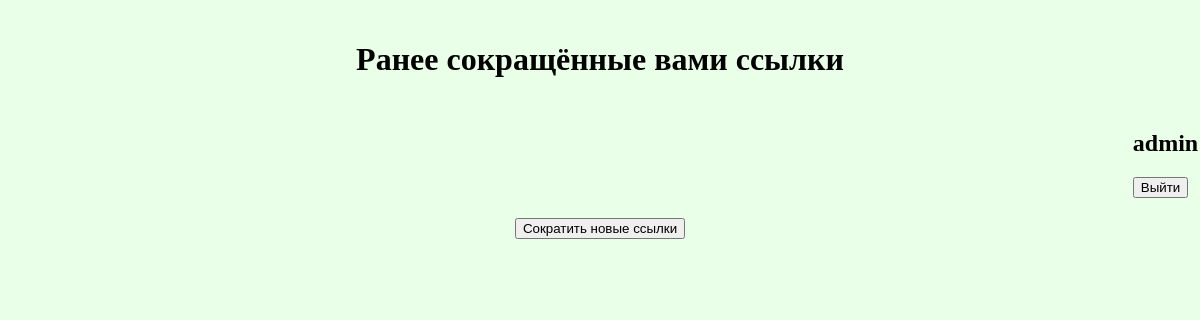
The app's page /my_urls (signed in), older data.
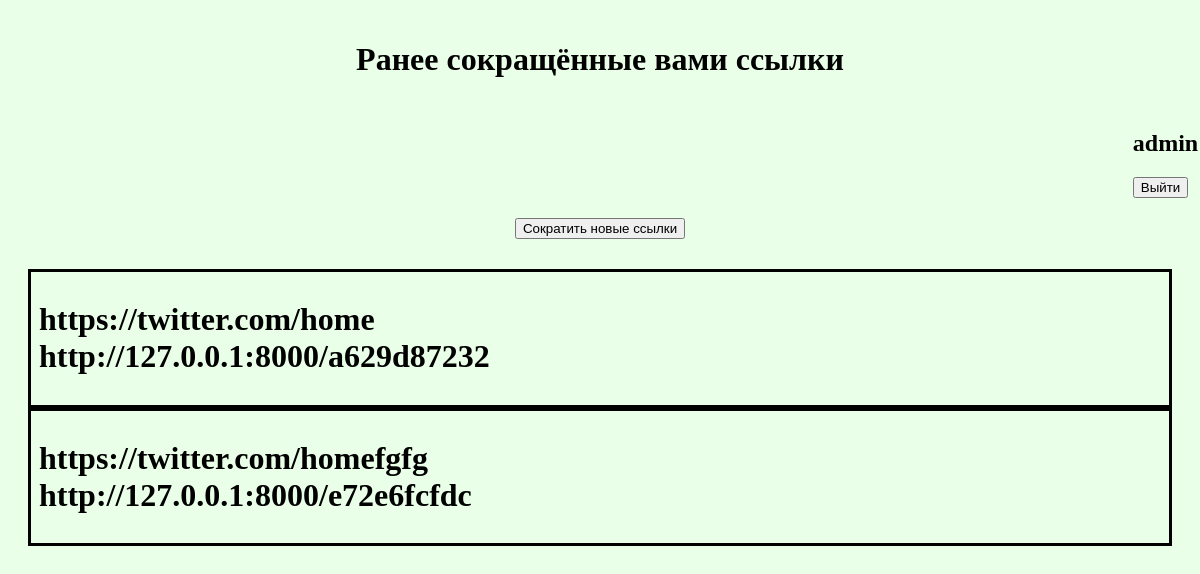
The same page, newer data.
### main/models.py (models this page shows, shortened)
class Url(models.Model):
    user = models.ForeignKey(User, on_delete=models.CASCADE)
    full_url = models.URLField(blank=False, verbose_name='Полный URL')
    url_hash = models.URLField(blank=True, verbose_name='Сокращённый URL', unique=True)
    class Meta:
        verbose_name = 'Ссылка'
        verbose_name_plural = 'Ссылки'
        unique_together = ['user', 'full_url']

### main/views.py (the view)
# urls.py: path('my_urls', users_urls, name='my_urls'),
def users_urls(request):
    if request.user.is_authenticated == True:
        user = request.user
        urls = Url.objects.filter(user=user)
        return render(request, 'main/my_urls.html', {'urls': urls, 'domain': domain})
    else:
        return redirect("login")

### main/templates/main/my_urls.html (shortened to what this page needs)
{% extends 'main/base.html' %}
{% load static %}
{% block header %}
<div id="header">
    <h1 id="headername">Ранее сокращённые вами ссылки</h1>
</div>
{% endblock %}
{% block maincontent %}
<a href="{% url 'cut' %}">
<button>
    Сократить новые ссылки
</button>
    </a>
{% endblock %}
{% block additional %}
{% for url in urls %}
<div id="shorted_url_block">
<h1>{{ url.full_url }}<br>{{ url.url_hash }}</h1>
</div>
{% endfor %}
{% endblock %}

### main/templates/main/base.html (shortened to what this page needs)
{% load static %}
<!DOCTYPE html>
<html lang="en">
<head>
    <link type='text/css' href="{% static 'main/css/main.css' %}" rel='stylesheet'/>
</head>
<body>
{% block header %}{% endblock %}
{% block login %}
<div id="login">
    <h2 id="username">{{ user }}</h2>
    <a href="{% url 'logout' %}">
    <button>Выйти</button>
    </a>
</div>
{% endblock %}
<div id="contenblock">
{% block maincontent %}{% endblock %}
</div>
<div id="additionalblock">
{% block additional %}
{% endblock %}
</div>
</body>
</html>

### main/static/main/css/main.css (style rules this page uses)
body { background: rgba(229,255,227,0.84); }
#header { display: flex; justify-content: center; padding: 10px; margin: 10px; }
#contenblock { display: flex; justify-content: center; padding: 10px; margin: 10px; }
#additionalblock { padding: 10px; margin: 10px; }
#shorted_url_block { border-style: solid; padding: 8px; }
#login { right: 5%; justify-content: right; padding-left: 95%; }

Row changes from the older to the newer data that the page shows:
added Url: full_url "https://twitter.com/home", url_hash "http://127.0.0.1:8000/a629d87232"
added Url: full_url "https://twitter.com/homefgfg", url_hash "http://127.0.0.1:8000/e72e6fcfdc"
